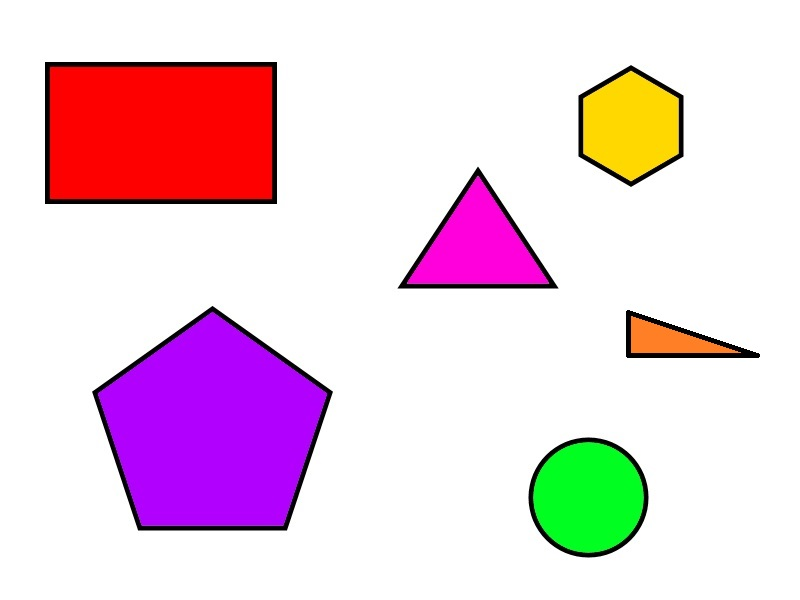
#> input picture shape2.jpg, 800 x 600 px
$ python ShapeDetection.py
#> lines starting #> are read from the running program, lines starting #| are printed output that depends on the picture; after the words box and inside, x2 and y2 are one past the last pixel; in counts of white or black regions, pixels touching at a corner belong together
import cv2 # OpenCV Library

# Image to detect shapes on below
image = cv2.imread('shape2.jpg')
#> image is the input picture: shape (600, 800, 3); mean B, G, R 222, 208.8, 237

gray_image = cv2.cvtColor(image, cv2.COLOR_BGR2GRAY) # Converting to gray image
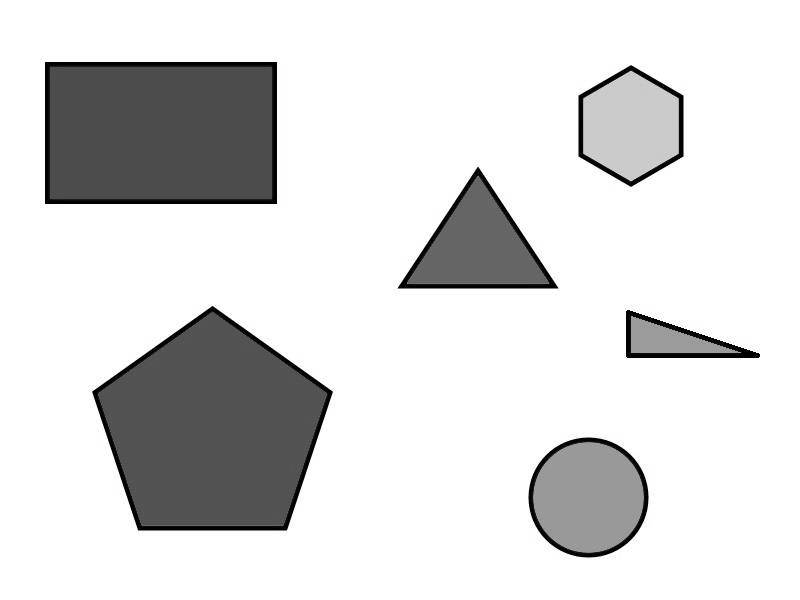
#> gray_image: shape (600, 800); min 0, max 255, mean 218.8

# Setting threshold value to get new image (In simpler terms: this function checks every pixel, and depending on how
# dark the pixel is, the threshold value will convert the pixel to either black or white (0 or 1)).
_, thresh_image = cv2.threshold(gray_image, 220, 255, cv2.THRESH_BINARY)
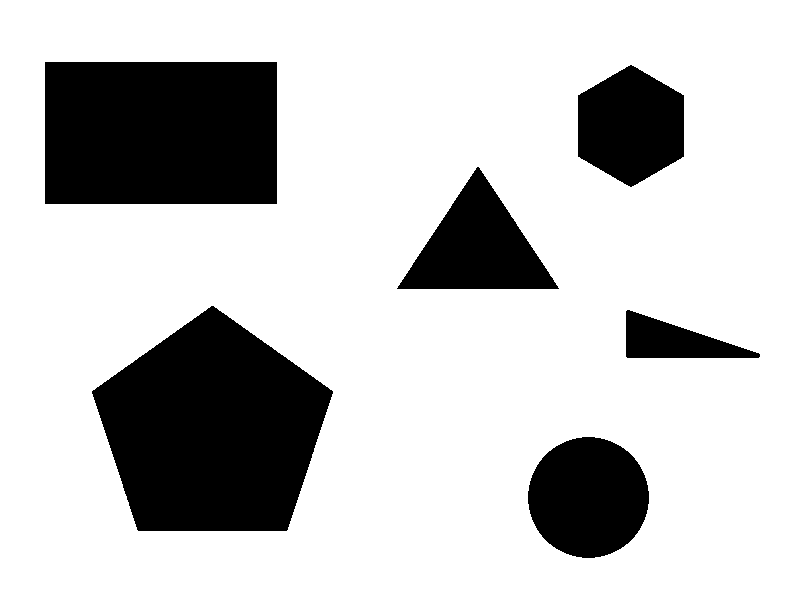
#> thresh_image: shape (600, 800); 78.1% white; 6 black regions

# Retrieving outer-edge coordinates in the new threshold image
contours, hierarchy = cv2.findContours(thresh_image, cv2.RETR_TREE, cv2.CHAIN_APPROX_SIMPLE)
#> contours = 7 contours; box (x1, y1, x2, y2) and area: (0, 0, 800, 600) 478601, (91, 305, 334, 532) 37980, (44, 61, 278, 205) 33317, (527, 436, 650, 559) 11612, (396, 166, 560, 290) 10226, (577, 64, 685, 188) 9902, (625, 309, 761, 359) 3704

# Iterating through each contour to retrieve coordinates of each shape
for i, contour in enumerate(contours):
    if i == 0:
        continue

    # The 2 lines below this comment will approximate the shape we want. The reason being that in certain cases the
    # shape we want might have flaws or might be imperfect, and so, for example, if we have a rectangle with a
    # small piece missing, the program will still count it as a rectangle. The epsilon value will specify the
    # precision in which we approximate our shape.
    epsilon = 0.01*cv2.arcLength(contour, True)
    approx = cv2.approxPolyDP(contour, epsilon, True)

    # Drawing the outer-edges onto the image
    cv2.drawContours(image, contour, 0, (0, 0, 0), 4)

    # Retrieving coordinates of the contour so that we can put text over the shape.
    x, y, w, h= cv2.boundingRect(approx)
    x_mid = int(x + (w/3)) # This is an estimation of where the middle of the shape is in terms of the x-axis.
    y_mid = int(y + (h/1.5)) # This is an estimation of where the middle of the shape is in terms of the y-axis.

    # Setting some variables which will be used to display text on the final image
    coords = (x_mid, y_mid)
    colour = (0, 0, 0)
    font = cv2.FONT_HERSHEY_DUPLEX

    # This is the part where we actually guess which shape we have detected. The program will look at the amount of edges
    # the contour/shape has, and then based on that result the program will guess the shape (for example, if it has 3 edges
    # then the chances that the shape is a triangle are very good.)
    #
    # You can add more shapes if you want by checking more lenghts, but for the simplicity of this tutorial program I
    # have decided to only detect 5 shapes.
    if len(approx) == 3:
        cv2.putText(image, "Triangle", coords, font, 1, colour, 1) # Text on the image
    elif len(approx) == 4:
        cv2.putText(image, "Quadrilateral", coords, font, 1, colour, 1)
    elif len(approx) == 5:
        cv2.putText(image, "Pentagon", coords, font, 1, colour, 1)
    elif len(approx) == 6:
        cv2.putText(image, "Hexagon", coords, font, 1, colour, 1)
    else:
        # If the length is not any of the above, we will guess the shape/contour to be a circle.
        cv2.putText(image, "Circle", coords, font, 1, colour, 1)
#> this loop made 7 passes
#> (epsilon, x, y, w, h, x_mid, y_mid) on passes 2, 4, 6: (4.04, 527, 436, 123, 123, 568, 518), (7.8, 91, 305, 243, 227, 172, 456), (3.87, 577, 64, 108, 124, 613, 146)
#> (epsilon, approx, x, y, w, h, x_mid, y_mid) on passes 3, 5, 7: (3.38, [[625, 311], [760, 356], [627, 358]], 625, 311, 136, 48, 670, 343), (4.76, [[396, 288], [477, 166], [559, 288]], 396, 166, 164, 123, 450, 248), (7.5, [[44, 62], [276, 61], [277, 203], [45, 204]], 44, 61, 234, 144, 122, 157)
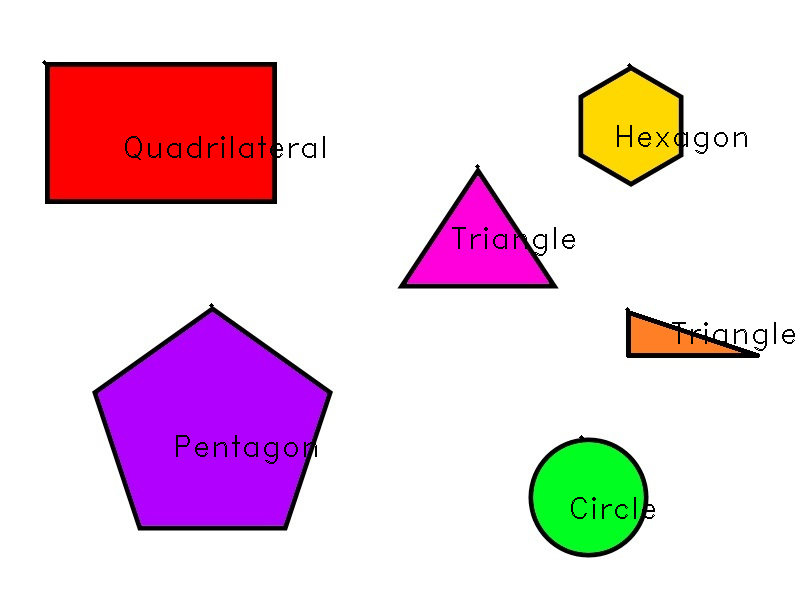
#> image: shape (600, 800, 3); 0.77% of pixels changed, all inside (x1, y1, x2, y2) = (42, 60, 795, 519)

# Displaying the image with the detected shapes onto the screen
cv2.imshow("shapes_detected", image)
cv2.waitKey(0)
